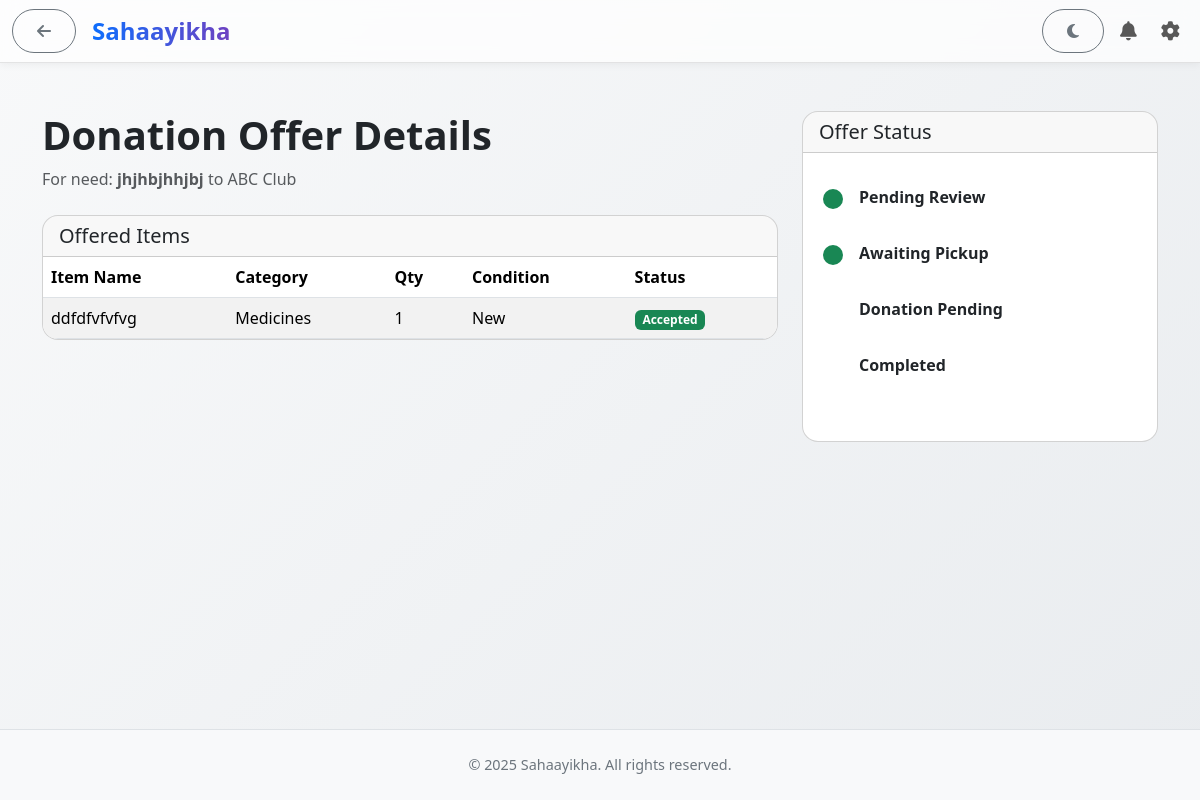
Page /my-offer/2 (signed in) on the earlier database version.
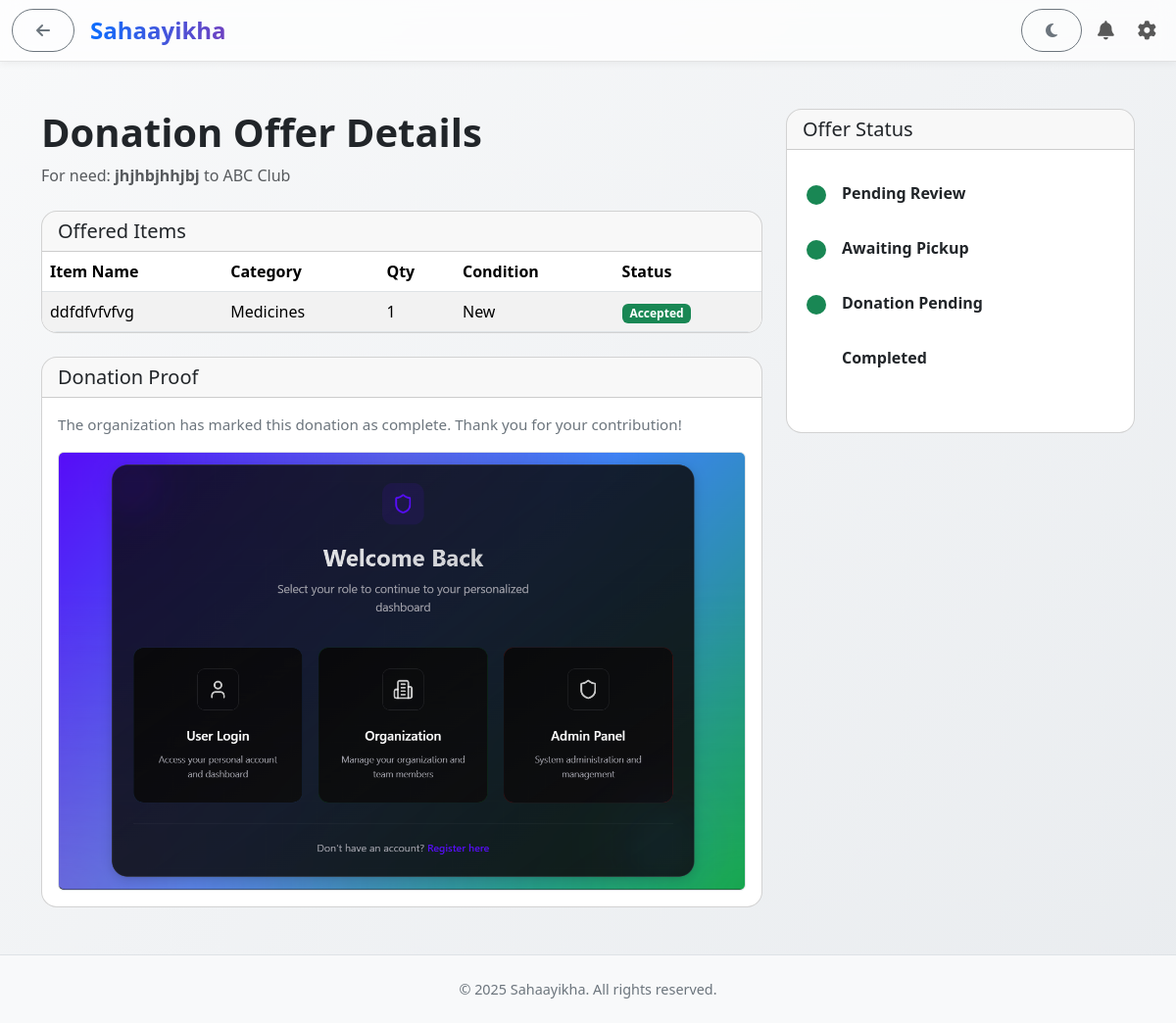
Same page on the later database version.
### app/models.py (models this page shows, shortened)
class DisasterNeed(db.Model):
    __tablename__ = "disaster_needs"
    need_id = db.Column(db.Integer, primary_key=True)
    org_id = db.Column(db.Integer, db.ForeignKey("organizations.org_id"), nullable=False)
    title = db.Column(db.String(255), nullable=True) # <-- ADD THIS
    categories = db.Column(db.Text, nullable=True) # Will store comma-separated categories
    description = db.Column(db.Text, nullable=False)
    location = db.Column(db.String(255))
    posted_at = db.Column(db.DateTime, default=datetime.utcnow)

class Organization(UserMixin, db.Model):
    __tablename__ = "organizations"
    org_id = db.Column(db.Integer, primary_key=True)
    name = db.Column(db.String(255), nullable=False)
    email = db.Column(db.String(255), unique=True, nullable=False)
    password = db.Column(db.String(255), nullable=False)
    phone = db.Column(db.String(100))
    location = db.Column(db.String(255))
    profile_picture = db.Column(db.String(255), nullable=True)
    status = db.Column(db.String(50), default="Pending")  # Pending / Approved / Blocked
    registered_at = db.Column(db.DateTime, default=datetime.utcnow)
    disaster_needs = db.relationship("DisasterNeed", backref="organization", lazy="dynamic")
    verification_logs = db.relationship("OrganizationVerificationLog", backref="organization", lazy="dynamic")

class OfferedItem(db.Model):
    __tablename__ = 'offered_items'
    offered_item_id = db.Column(db.Integer, primary_key=True)
    offer_id = db.Column(db.Integer, db.ForeignKey('donation_offers.offer_id'), nullable=False)
    title = db.Column(db.String(255), nullable=False)
    category = db.Column(db.String(255), nullable=True) # <-- ADD THIS LINE
    description = db.Column(db.Text, nullable=True)
    quantity = db.Column(db.Integer, nullable=False, default=1)
    condition = db.Column(db.String(50)) # New / Used
    image_url = db.Column(db.String(255), nullable=True)
    manufacture_date = db.Column(db.Date, nullable=True)
    expiry_date = db.Column(db.Date, nullable=True)
    status = db.Column(db.String(50), default='Pending')

class DonationOffer(db.Model):
    __tablename__ = 'donation_offers'
    offer_id = db.Column(db.Integer, primary_key=True)
    user_id = db.Column(db.Integer, db.ForeignKey('users.user_id'), nullable=False)
    need_id = db.Column(db.Integer, db.ForeignKey('disaster_needs.need_id'), nullable=False)
    org_id = db.Column(db.Integer, db.ForeignKey('organizations.org_id'), nullable=False)
    status = db.Column(db.String(50), default='Pending Review')
    created_at = db.Column(db.DateTime, default=datetime.utcnow)
    verified_at = db.Column(db.DateTime, nullable=True)
    picked_up_at = db.Column(db.DateTime, nullable=True)
    completed_at = db.Column(db.DateTime, nullable=True)
    pickup_retries = db.Column(db.Integer, default=0) # To track the one-time retry
    proof_image_url = db.Column(db.String(255), nullable=True) # For orgs to upload proof
    user = db.relationship('User', backref='donation_offers')
    need = db.relationship('DisasterNeed', backref='donation_offers')
    organization = db.relationship('Organization', backref='donation_offers')
    offered_items = db.relationship('OfferedItem', backref='offer', lazy='dynamic', cascade="all, delete-orphan")

### app/routes.py (the view)
@main.route("/my-offer/<int:offer_id>")
@login_required
@role_required("user")
def view_my_offer(offer_id):
    offer = DonationOffer.query.get_or_404(offer_id)
    if offer.user_id != current_user.user_id:
        abort(403)
    return render_template("features/view_my_offer.html", offer=offer)

### app/routes.py (called while the page is built)
@login_manager.user_loader
def load_user(user_id):
    try:
        prefix, id_str = user_id.split(":")
        id_val = int(id_str)
    except Exception:
        return None
    if prefix == "user":
        return User.query.get(id_val)
    if prefix == "admin":
        return Admin.query.get(id_val)
    if prefix == "org":
        return Organization.query.get(id_val)
    return None

def role_required(role):
    def decorator(f):
        @wraps(f)
        def wrapped(*args, **kwargs):
            if not current_user.is_authenticated:
                return login_manager.unauthorized()
            obj = current_user._get_current_object()
            if role == "admin" and not isinstance(obj, Admin):
                abort(403)
            if role == "org" and not isinstance(obj, Organization):
                abort(403)
            if role == "user" and not isinstance(obj, User):
                abort(403)
            return f(*args, **kwargs)
        return wrapped
    return decorator

### app/templates/features/view_my_offer.html (shortened to what this page needs)
{% extends "base.html" %}
{% block content %}
<div class="container py-5">
    <div class="row">
        <div class="col-lg-8">
            <h1 class="fw-bold">Donation Offer Details</h1>
            <p class="text-muted">For need: <span class="fw-bold">{{ offer.need.title }}</span> to {{ offer.organization.name }}</p>
            <div class="card mt-4">
                <div class="card-header">
                    <h5 class="mb-0">Offered Items</h5>
                </div>
                <div class="table-responsive">
                    <table class="table table-striped mb-0">
                        <thead>
                            <tr>
                                <th>Item Name</th>
                                <th>Category</th>
                                <th>Qty</th>
                                <th>Condition</th>
                                <th>Status</th>
                            </tr>
                        </thead>
                        <tbody>
                            {% for item in offer.offered_items %}
                            <tr>
                                <td>{{ item.title }}</td>
                                <td>{{ item.category }}</td>
                                <td>{{ item.quantity }}</td>
                                <td>{{ item.condition }}</td>
                                <td>
                                    {% if item.status == 'Accepted' %}
                                        <span class="badge bg-success">Accepted</span>
                                    {% elif item.status == 'Rejected' %}
                                        <span class="badge bg-danger">Rejected</span>
                                    {% else %}
                                        <span class="badge bg-secondary">Pending</span>
                                    {% endif %}
                                </td>
                            </tr>
                            {% endfor %}
                        </tbody>
                    </table>
                </div>
            </div>
            {% if offer.status == 'Completed' and offer.proof_image_url %}
            <div class="card mt-4">
                <div class="card-header"><h5 class="mb-0">Donation Proof</h5></div>
                <div class="card-body">
                    <p>The organization has marked this donation as complete. Thank you for your contribution!</p>
                    <img src="{{ url_for('static', filename=offer.proof_image_url) }}" class="img-fluid rounded border">
                </div>
            </div>
            {% endif %}
        </div>
        <div class="col-lg-4">
            <div class="card">
                <div class="card-header"><h5 class="mb-0">Offer Status</h5></div>
                <div class="card-body">
                    {% set statuses = ['Pending Review', 'Awaiting Pickup', 'Donation Pending', 'Completed'] %}
                    <ol class="timeline">
                        {% for status in statuses %}
                            {% set effective_offer_status = 'Awaiting Pickup' if offer.status in ['Accepted', 'Partially Accepted'] else offer.status %}
                            {% set is_completed = (statuses.index(effective_offer_status) > statuses.index(status)) if effective_offer_status in statuses else False %}
                            {% set is_active = effective_offer_status == status %}
                            <li class="timeline-item {{ 'completed' if is_completed }} {{ 'active' if is_active }}">
                                <div class="timeline-item-title">{{ status }}</div>
                            </li>
                        {% endfor %}
                    </ol>
                </div>
            </div>
        </div>
    </div>
</div>
{% endblock %}

### app/templates/base.html (shortened to what this page needs)
<!DOCTYPE html>
<html lang="en">
<head>
    <link href="https://cdn.jsdelivr.net/npm/tom-select@2.2.2/dist/css/tom-select.bootstrap5.min.css" rel="stylesheet">
    <link href="https://cdn.jsdelivr.net/npm/bootstrap@5.3.3/dist/css/bootstrap.min.css" rel="stylesheet">
    <link rel="stylesheet" href="https://cdnjs.cloudflare.com/ajax/libs/font-awesome/6.5.1/css/all.min.css">
    <link rel="stylesheet" href="{{ url_for('static', filename='css/style.css') }}">
</head>
<body id="mainBody">
<nav class="navbar navbar-expand-lg navbar-modern sticky-top">
    <div class="container-fluid">
        <div class="d-flex align-items-center">
            {% if request.endpoint != 'main.home' %}
                <button class="btn btn-outline-secondary me-2" id="backBtn" title="Go Back">
                    <i class="fas fa-arrow-left"></i>
                </button>
            {% endif %}
            <a class="navbar-brand ms-2" href="{{ url_for('main.home') }}">
                <span class="navbar-brand-animated">Sahaayikha</span>
            </a>
        </div>
        <div class="collapse navbar-collapse justify-content-end" id="navbarNav">
            <ul class="navbar-nav align-items-center">
                {% if current_user.is_authenticated %}
                    <li class="nav-item ms-2">
                        <button id="darkModeToggle" class="btn btn-outline-secondary">
                        </button>
                    </li>
                    <li class="nav-item ms-2">
                        <a class="nav-link navbar-icon-btn" href="{{ url_for('main.notifications') }}" title="Notifications">
                            <i class="fas fa-bell"></i>
                        </a>
                    </li>
                    <li class="nav-item dropdown ms-2">
                        <a class="nav-link navbar-icon-btn" href="#" id="userDropdown" role="button" data-bs-toggle="dropdown" aria-expanded="false">
                            <i class="fas fa-cog"></i>
                        </a>
                    </li>
                {% endif %}
            </ul>
        </div>
    </div>
</nav>
    <main>
        {% block content %}{% endblock %}
    </main>
    <footer class="text-center py-4 mt-auto border-top">
        <p class="mb-0">&copy; 2025 Sahaayikha. All rights reserved.</p>
    </footer>
</body>
</html>

### app/static/css/style.css (style rules this page uses)
body { font-family: 'Segoe UI', Tahoma, Geneva, Verdana, sans-serif; background: linear-gradient(135deg, #f8f9fa, #e9ecef); min-height: 100vh; display: flex; flex-direction: column; transition: background 0.3s ease, color 0.3s ease; }
.navbar { background: #ffffffcc; backdrop-filter: blur(10px); box-shadow: 0 2px 8px rgba(0,0,0,0.05); transition: background 0.3s ease; }
.navbar-brand { font-size: 1.5rem; font-weight: 700; color: #0069d9; }
.navbar-nav .nav-link { font-weight: 500; transition: color 0.3s ease; }
.card { border-radius: 16px; overflow: hidden; transition: transform 0.3s ease, box-shadow 0.3s ease; }
.card-body p { font-size: 0.95rem; color: #6c757d; }
.btn { border-radius: 50px; font-weight: 500; padding: 0.55rem 1.5rem; transition: all 0.25s ease; }
footer { background: #f8f9fa; color: #6c757d; font-size: 0.9rem; padding: 1rem 0; margin-top: auto; transition: background 0.3s ease, color 0.3s ease; }
* { transition: all 0.25s ease; }

### app/templates/base.html (style rules this page uses)
html, body { height: 100%; }
body { display: flex; flex-direction: column; }
main { flex: 1; }
.navbar-modern { background: rgba(255, 255, 255, 0.7); backdrop-filter: blur(10px); border-bottom: 1px solid rgba(0,0,0,0.1); transition: background 0.3s ease; }
.navbar-brand-animated { font-weight: 700; background: linear-gradient(90deg, #0d6efd, #6f42c1, #d63384, #0d6efd); background-size: 300% 100%; -webkit-background-clip: text; -webkit-text-fill-color: transparent; animation: gradient-animation 8s ease-in-out infinite; }
.nav-link { font-weight: 500; transition: color 0.2s ease; }
.navbar-icon-btn { font-size: 1.2rem; padding: 0.5rem; line-height: 1; }

### app/templates/features/view_my_offer.html (style rules this page uses)
.timeline { list-style: none; padding: 1rem 0; margin: 0; position: relative; }
.timeline::before { content: ''; position: absolute; top: 0; left: 12px; height: 100%; width: 4px; background: var(--border); }
.timeline-item { margin-bottom: 2rem; position: relative; padding-left: 40px; }
.timeline-item::before { content: ''; position: absolute; left: 4px; top: 4px; width: 20px; height: 20px; border-radius: 50%; background: var(--secondary); border: 4px solid var(--border); z-index: 1; }
.timeline-item.completed::before { background: var(--bs-success); border-color: var(--bs-success-bg-subtle); }
.timeline-item.active::before { background: var(--primary); border-color: var(--bs-primary-bg-subtle); }
.timeline-item-title { font-weight: 600; }

Differences in the rows shown:
now on this page (row edited): DonationOffer: proof_image_url (picture)
changed DonationOffer: status "Donation Pending" → "Completed" (drawn)
Other differences:
text now shown: "Donation Proof The organization has marked this donation as complete. Thank you for your contribution!"
